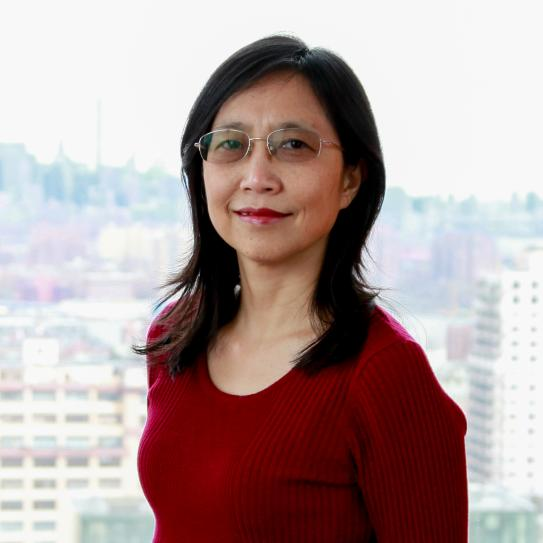
#> input picture Deep_Image_Prior/deep_image_prior/img_wang.jpg, 543 x 543 px, found by its file name
$ jupyter execute --allow-errors inpainting_yaowang.ipynb   (shell and % lines are left out)   (older library calls are emulated)
#> lines starting #> are read from the running program, lines starting #| are printed output that depends on the picture
#> in load, img is the input picture: PIL image 543x543 RGB; mean R, G, B 177.5, 157.3, 156.3
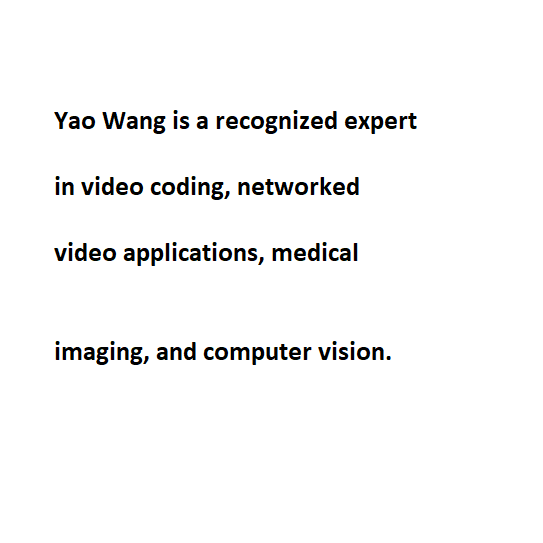
#> input picture Deep_Image_Prior/deep_image_prior/yao_mask.png, 543 x 543 px, found by its file name
#> in load, img is the input picture: PIL image 543x543 RGB; mean R, G, B 247.2, 247.2, 247.2
### Deep_Image_Prior/deep_image_prior/deep_image_prior/utils/common_utils.py
import torch
import torch.nn as nn
import torchvision
import sys

import numpy as np
from PIL import Image
import PIL
import numpy as np

import matplotlib.pyplot as plt

def crop_image(img, d=32):
    '''Make dimensions divisible by `d`'''
#> called with d = 64

    new_size = (img.size[0] - img.size[0] % d,
                img.size[1] - img.size[1] % d)
#> new_size = (512, 512)

    bbox = [
            int((img.size[0] - new_size[0])/2),
            int((img.size[1] - new_size[1])/2),
            int((img.size[0] + new_size[0])/2),
            int((img.size[1] + new_size[1])/2),
    ]
#> bbox = [15, 15, 527, 527]

    img_cropped = img.crop(bbox)
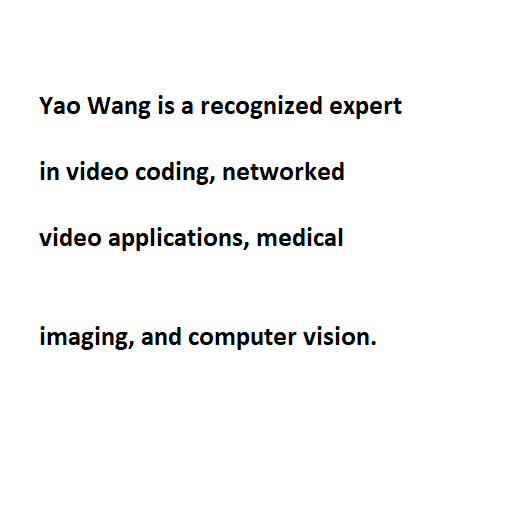
#> img_cropped: PIL image 512x512 RGB; mean R, G, B 246.2, 246.2, 246.2
#> call 2 of crop_image, with d = 64
#> in crop_image (call 2), `img_cropped = img.crop(bbox)`:
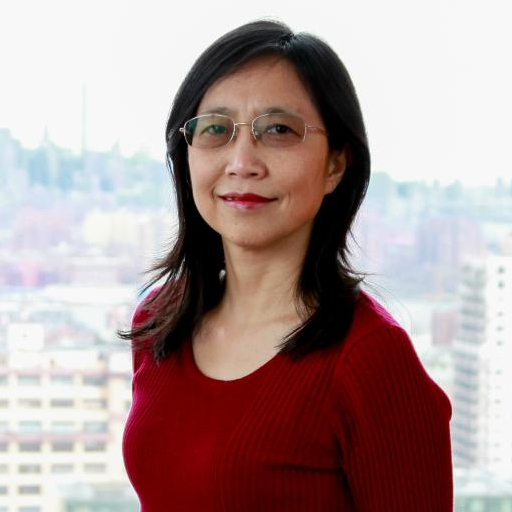
#> img_cropped: PIL image 512x512 RGB; mean R, G, B 173.5, 151.7, 150.7
    return img_cropped

# [59 lines left out: functions get_params, get_image_grid, plot_image_grid, not called in this run]

def load(path):
    """Load PIL image."""
    img = Image.open(path)
    return img

def get_image(path, imsize=-1):
    """Load an image and resize to a cpecific size.

    Args:
        path: path to image
        imsize: tuple or scalar with dimensions; -1 for `no resize`
    """
    img = load(path)

    if isinstance(imsize, int):
        imsize = (imsize, imsize)

    if imsize[0]!= -1 and img.size != imsize:
        if imsize[0] > img.size[0]:
            img = img.resize(imsize, Image.BICUBIC)
        else:
            img = img.resize(imsize, Image.ANTIALIAS)

    img_np = pil_to_np(img)

    return img, img_np


# [36 lines left out: functions fill_noise, get_noise, not called in this run]

def pil_to_np(img_PIL):
    '''Converts image in PIL format to np.array.

    From W x H x C [0...255] to C x W x H [0..1]
    '''
    ar = np.array(img_PIL)

    if len(ar.shape) == 3:
        ar = ar.transpose(2,0,1)
    else:
        ar = ar[None, ...]

    return ar.astype(np.float32) / 255.

# [13 lines left out: function np_to_pil, not called in this run]

def np_to_torch(img_np):
    '''Converts image in numpy.array to torch.Tensor.

    From C x W x H [0..1] to  C x W x H [0..1]
    '''
    return torch.from_numpy(img_np)[None, :]

# [43 lines left out: functions torch_to_np, optimize, not called in this run]

### Deep_Image_Prior/deep_image_prior/deep_image_prior/models/skip.py
import torch
import torch.nn as nn
from .common import *

def skip(
        num_input_channels=2, num_output_channels=3,
        num_channels_down=[16, 32, 64, 128, 128], num_channels_up=[16, 32, 64, 128, 128], num_channels_skip=[4, 4, 4, 4, 4],
        filter_size_down=3, filter_size_up=3, filter_skip_size=1,
        need_sigmoid=True, need_bias=True,
        pad='zero', upsample_mode='nearest', downsample_mode='stride', act_fun='LeakyReLU',
        need1x1_up=True):
    """Assembles encoder-decoder with skip connections.

    Arguments:
        act_fun: Either string 'LeakyReLU|Swish|ELU|none' or module (e.g. nn.ReLU)
        pad (string): zero|reflection (default: 'zero')
        upsample_mode (string): 'nearest|bilinear' (default: 'nearest')
        downsample_mode (string): 'stride|avg|max|lanczos2' (default: 'stride')

    """
    assert len(num_channels_down) == len(num_channels_up) == len(num_channels_skip)

    n_scales = len(num_channels_down)

    if not (isinstance(upsample_mode, list) or isinstance(upsample_mode, tuple)) :
        upsample_mode   = [upsample_mode]*n_scales

    if not (isinstance(downsample_mode, list)or isinstance(downsample_mode, tuple)):
        downsample_mode   = [downsample_mode]*n_scales

    if not (isinstance(filter_size_down, list) or isinstance(filter_size_down, tuple)) :
        filter_size_down   = [filter_size_down]*n_scales

    if not (isinstance(filter_size_up, list) or isinstance(filter_size_up, tuple)) :
        filter_size_up   = [filter_size_up]*n_scales

    last_scale = n_scales - 1

    cur_depth = None

    model = nn.Sequential()
    model_tmp = model

    input_depth = num_input_channels
    for i in range(len(num_channels_down)):

        deeper = nn.Sequential()
        skip = nn.Sequential()

        if num_channels_skip[i] != 0:
            model_tmp.add(Concat(1, skip, deeper))
        else:
            model_tmp.add(deeper)

        model_tmp.add(bn(num_channels_skip[i] + (num_channels_up[i + 1] if i < last_scale else num_channels_down[i])))

        if num_channels_skip[i] != 0:
            skip.add(conv(input_depth, num_channels_skip[i], filter_skip_size, bias=need_bias, pad=pad))
            skip.add(bn(num_channels_skip[i]))
            skip.add(act(act_fun))

        # skip.add(Concat(2, GenNoise(nums_noise[i]), skip_part))

        deeper.add(conv(input_depth, num_channels_down[i], filter_size_down[i], 2, bias=need_bias, pad=pad, downsample_mode=downsample_mode[i]))
        deeper.add(bn(num_channels_down[i]))
        deeper.add(act(act_fun))

        deeper.add(conv(num_channels_down[i], num_channels_down[i], filter_size_down[i], bias=need_bias, pad=pad))
        deeper.add(bn(num_channels_down[i]))
        deeper.add(act(act_fun))

        deeper_main = nn.Sequential()

        if i == len(num_channels_down) - 1:
            # The deepest
            k = num_channels_down[i]
        else:
            deeper.add(deeper_main)
            k = num_channels_up[i + 1]

        deeper.add(nn.Upsample(scale_factor=2, mode=upsample_mode[i]))

        model_tmp.add(conv(num_channels_skip[i] + k, num_channels_up[i], filter_size_up[i], 1, bias=need_bias, pad=pad))
        model_tmp.add(bn(num_channels_up[i]))
        model_tmp.add(act(act_fun))


        if need1x1_up:
            model_tmp.add(conv(num_channels_up[i], num_channels_up[i], 1, bias=need_bias, pad=pad))
            model_tmp.add(bn(num_channels_up[i]))
            model_tmp.add(act(act_fun))

        input_depth = num_channels_down[i]
        model_tmp = deeper_main

    model.add(conv(num_channels_up[0], num_output_channels, 1, bias=need_bias, pad=pad))
    if need_sigmoid:
        model.add(nn.Sigmoid())

    return model

### Deep_Image_Prior/deep_image_prior/deep_image_prior/inpainting_yaowang.ipynb
Code for **"Inpainting"** figures $6$, $8$ and 7 (top) from the main paper.

[cell 1]
"""
*Uncomment if running on colab*
Set Runtime -> Change runtime type -> Under Hardware Accelerator select GPU in Google Colab
"""

[cell 2]
from google.colab import drive
drive.mount('/content/drive')

# Import libs

[cell 3]
from __future__ import print_function
import matplotlib.pyplot as plt

import os
# os.environ['CUDA_VISIBLE_DEVICES'] = '1'

import numpy as np
from models.resnet import ResNet
from models.unet import UNet
from models.skip import skip
import torch
import torch.optim

from utils.inpainting_utils import *

torch.backends.cudnn.enabled = True
torch.backends.cudnn.benchmark =True
dtype = torch.cuda.FloatTensor

PLOT = True
imsize = -1
dim_div_by = 64

# Choose figure

[cell 4]
# [13 lines of commented-out code are left out]
img_path  = '/content/drive/MyDrive/deep_image_prior/img_wang.jpg'
mask_path = '/content/drive/MyDrive/deep_image_prior/yao_mask.png'

# Another text inpainting example
# img_path  = 'data/inpainting/peppers.png'
# mask_path = 'data/inpainting/peppers_mask.png'

NET_TYPE = 'skip_depth6' # one of skip_depth4|skip_depth2|UNET|ResNet

# [4 lines of commented-out code are left out]

# Load mask

[cell 5]
img_pil, img_np = get_image(img_path, imsize)
img_mask_pil, img_mask_np = get_image(mask_path, imsize)

### Center crop

[cell 6]
img_mask_pil = crop_image(img_mask_pil, dim_div_by)
img_pil      = crop_image(img_pil,      dim_div_by)

img_np      = pil_to_np(img_pil)
img_mask_np = pil_to_np(img_mask_pil)

### Visualize

#> (a cell that did not finish here is left out)

# Setup

[cell 8]
pad = 'reflection' # 'zero'
OPT_OVER = 'net'
OPTIMIZER = 'adam'

#> (a cell that did not finish here is left out)

#> (a cell that did not finish here is left out)

# Main loop

[cell 11]
i = 0
def closure():

    global i

    if param_noise:
        for n in [x for x in net.parameters() if len(x.size()) == 4]:
            n = n + n.detach().clone().normal_() * n.std() / 50

    net_input = net_input_saved
    if reg_noise_std > 0:
        net_input = net_input_saved + (noise.normal_() * reg_noise_std)


    out = net(net_input)

    total_loss = mse(out * mask_var, img_var * mask_var)
    total_loss.backward()

    print ('Iteration %05d    Loss %f' % (i, total_loss.item()), '\r', end='')
    if  PLOT and i % show_every == 0:
        out_np = torch_to_np(out)
        plot_image_grid([np.clip(out_np, 0, 1)], factor=figsize, nrow=1)

    i += 1

    return total_loss

#> (the rest of this cell did not finish here and is left out)

#> (a cell that did not finish here is left out)
